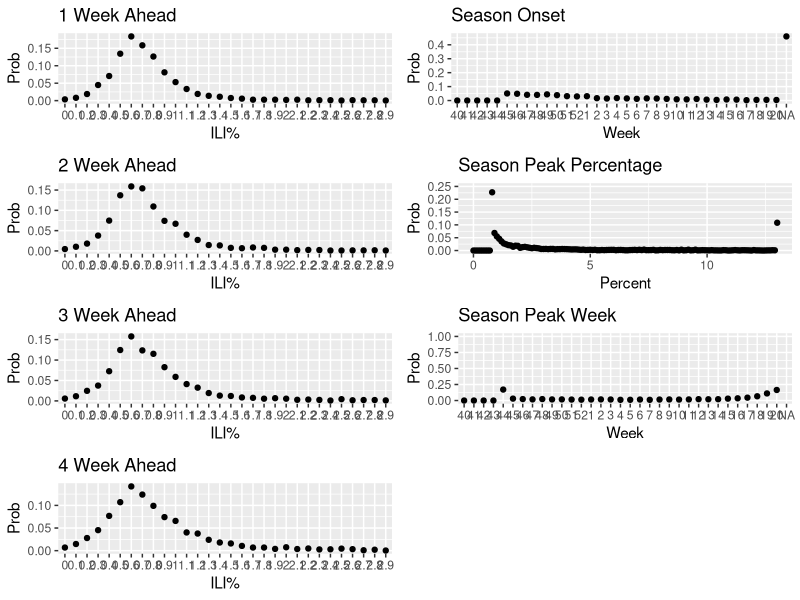
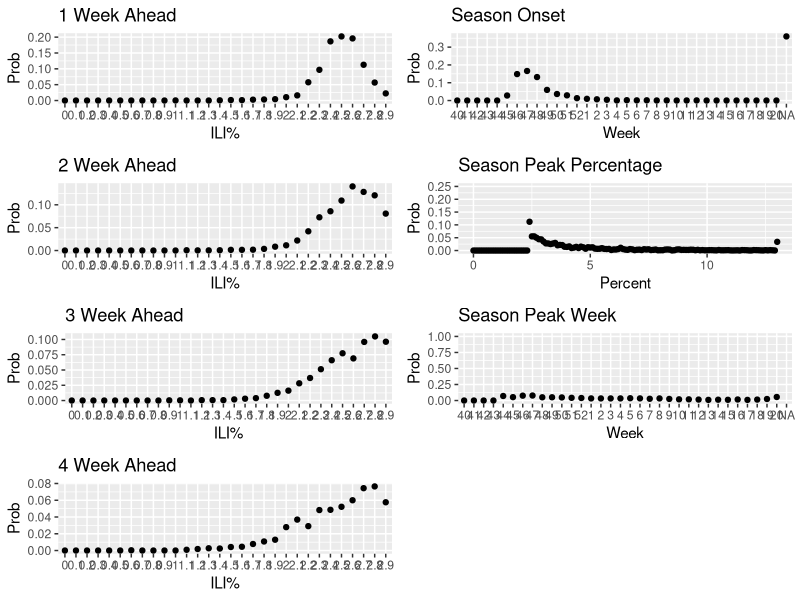
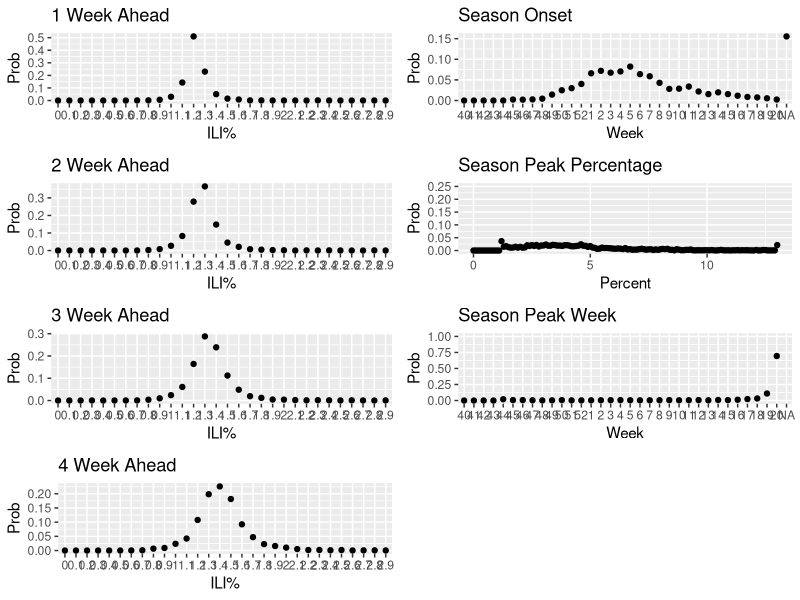
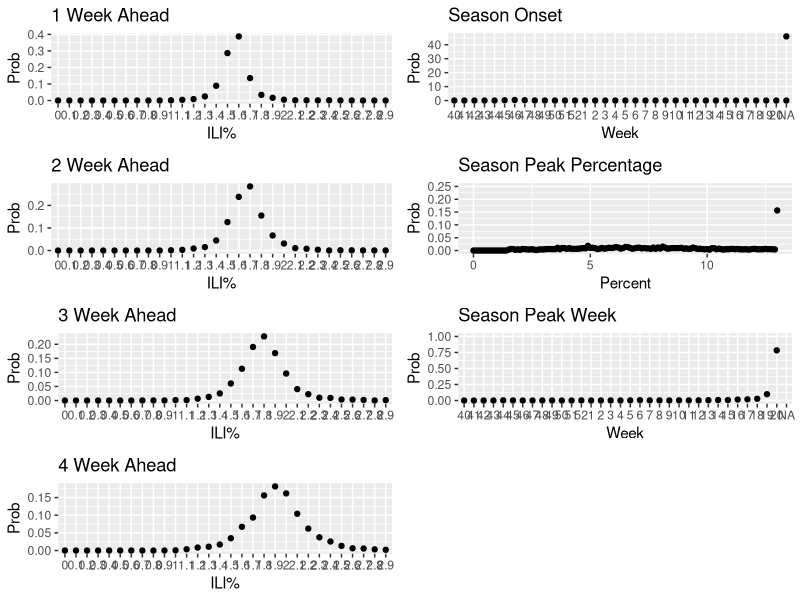
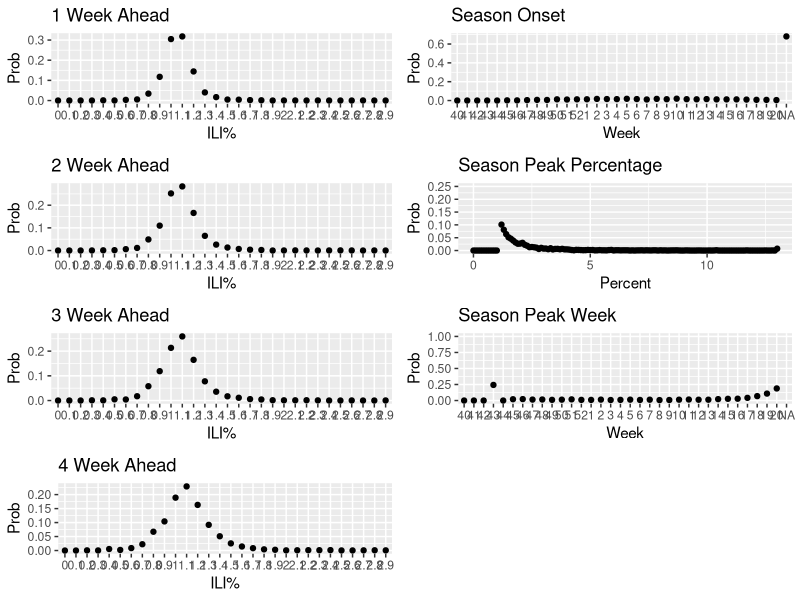
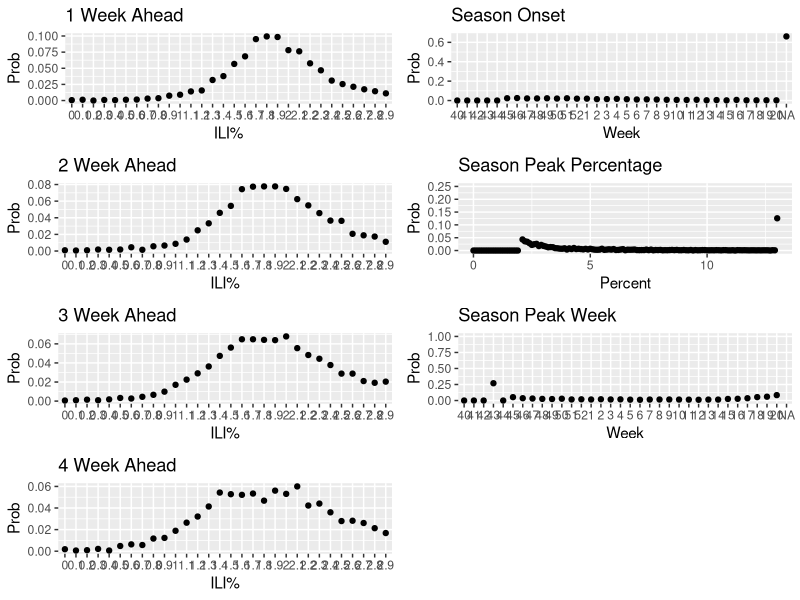
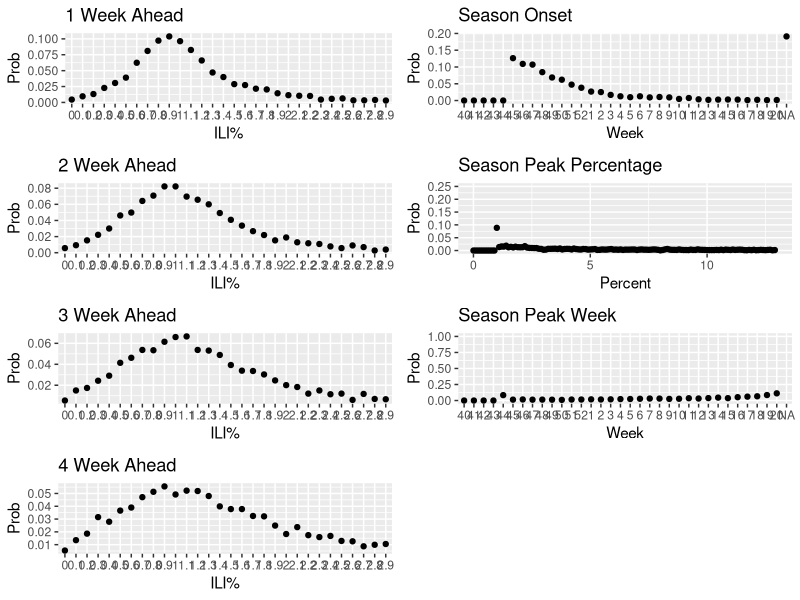
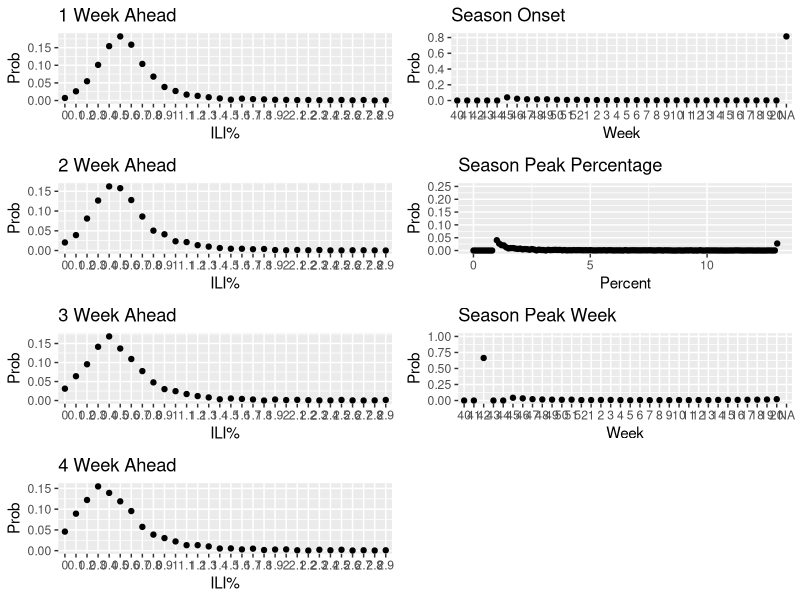

Here is the R script that generated these plots, in order:
library(ggplot2)
library(gridExtra)

dat <- read.csv("EW44-ISU-2016-11-14.csv", header=TRUE)
dat$location <- factor(dat$location,
                         levels=c("HHS Region 1","HHS Region 2","HHS Region 3",
                                  "HHS Region 4","HHS Region 5","HHS Region 6",
                                  "HHS Region 7","HHS Region 8","HHS Region 9",
                                  "HHS Region 10","US National"))


# Grid of plots for a specific region
region <- levels(dat$location)

for(i in 1:length(region)){
  png(paste("Plots/", region[i], ".png", sep=""),  width=1200, height=900)
  p1wk  <- ggplot(data=subset(dat, location==region[i] & as.numeric(as.character(bin_start_incl)) < 3 & target=="1 wk ahead"), 
                  aes(x=bin_start_incl, y=value)) + geom_point() + labs(title = "1 Week Ahead", x="ILI%", y="Prob")
  p2wk  <- ggplot(data=subset(dat, location==region[i] & as.numeric(as.character(bin_start_incl)) < 3 & target=="2 wk ahead"), 
                  aes(x=bin_start_incl, y=value)) + geom_point() + labs(title = "2 Week Ahead", x="ILI%", y="Prob")
  p3wk  <- ggplot(data=subset(dat, location==region[i] & as.numeric(as.character(bin_start_incl)) < 3 & target=="3 wk ahead"), 
                  aes(x=bin_start_incl, y=value)) + geom_point() + labs(title = "3 Week Ahead", x="ILI%", y="Prob")
  p4wk  <- ggplot(data=subset(dat, location==region[i] & as.numeric(as.character(bin_start_incl)) < 3 & target=="4 wk ahead"), 
                  aes(x=bin_start_incl, y=value)) + geom_point() + labs(title = "4 Week Ahead", x="ILI%", y="Prob")
  onstdat <- subset(dat, location==region[i] & target=="Season onset")
  onstdat$bin_start_incl <- factor(onstdat$bin_start_incl, levels=paste(c(40:52,1:20)))
  onst  <- ggplot(data=onstdat, aes(x=bin_start_incl, y=value)) + 
    geom_point() + labs(title = "Season Onset", x="Week", y="Prob")
  pkper <- ggplot(data=subset(dat, location==region[i] & target=="Season peak percentage"), 
                  aes(x=as.numeric(as.character(bin_start_incl)), y=value)) + geom_point() + ylim(0, .25) + labs(title = "Season Peak Percentage", x="Percent", y="Prob")
  pkwkdat <- subset(dat, location==region[i] & target=="Season peak week")
  pkwkdat$bin_start_incl <- factor(pkwkdat$bin_start_incl, levels=paste(c(40:52,1:20)))
  pkwk  <- ggplot(data=pkwkdat, aes(x=bin_start_incl, y=value)) + 
    geom_point() + ylim(0, 1) + labs(title = "Season Peak Week", x="Week", y="Prob")
  grid.arrange(p1wk,onst,p2wk,pkper,p3wk,pkwk,p4wk, nrow=4, ncol=2)
  dev.off()
}












# Plots the probabilities of %ILI by region colored by week
png("Plots/ILI_Region.png",  width=1200, height=900)
sbdat <- subset(dat, as.numeric(as.character(bin_start_incl)) < 4 & 
                  target %in% c("1 wk ahead","2 wk ahead","3 wk ahead","4 wk ahead"))
ggplot(data=sbdat, aes(x=as.numeric(as.character(bin_start_incl)), y=value, color=target)) + 
  geom_point(size = 1) + facet_grid(location~.) + labs(x="ILI%", y="Prob")
dev.off()









# Not Really Necessary
# Plots the probabilities of %ILL via week ahead and by region
#p <- ggplot(data=subset(dat, as.numeric(as.character(bin_start_incl)) < 5 & type=="Bin" & target %in% c("1 wk ahead","2 wk ahead","3 wk ahead","4 wk ahead")), 
#            aes(x=bin_start_incl, y=value)) + geom_point() + labs(x="ILI%", y="Prob")
#p + facet_grid(target~location)
